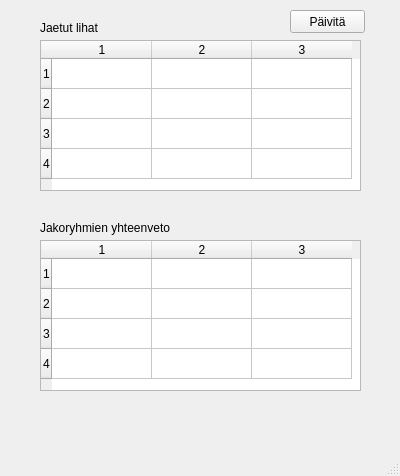
<?xml version="1.0" encoding="UTF-8"?>
<ui version="4.0">
 <class>MainWindow</class>
 <widget class="QMainWindow" name="MainWindow">
  <property name="geometry">
   <rect>
    <x>0</x>
    <y>0</y>
    <width>400</width>
    <height>476</height>
   </rect>
  </property>
  <property name="windowTitle">
   <string>MainWindow</string>
  </property>
  <widget class="QWidget" name="centralwidget">
   <widget class="QTableWidget" name="meatSharedTableWidget">
    <property name="geometry">
     <rect>
      <x>40</x>
      <y>40</y>
      <width>321</width>
      <height>151</height>
     </rect>
    </property>
    <property name="rowCount">
     <number>4</number>
    </property>
    <property name="columnCount">
     <number>3</number>
    </property>
    <row/>
    <row/>
    <row/>
    <row/>
    <column/>
    <column/>
    <column/>
   </widget>
   <widget class="QTableWidget" name="groupSummaryTableWidget">
    <property name="geometry">
     <rect>
      <x>40</x>
      <y>240</y>
      <width>321</width>
      <height>151</height>
     </rect>
    </property>
    <property name="rowCount">
     <number>4</number>
    </property>
    <property name="columnCount">
     <number>3</number>
    </property>
    <row/>
    <row/>
    <row/>
    <row/>
    <column/>
    <column/>
    <column/>
   </widget>
   <widget class="QLabel" name="meatSharedLabel">
    <property name="geometry">
     <rect>
      <x>40</x>
      <y>220</y>
      <width>131</width>
      <height>16</height>
     </rect>
    </property>
    <property name="text">
     <string>Jakoryhmien yhteenveto</string>
    </property>
   </widget>
   <widget class="QLabel" name="meatSharedLabel_2">
    <property name="geometry">
     <rect>
      <x>40</x>
      <y>20</y>
      <width>131</width>
      <height>16</height>
     </rect>
    </property>
    <property name="text">
     <string>Jaetut lihat</string>
    </property>
   </widget>
   <widget class="QPushButton" name="refreshPushButton">
    <property name="geometry">
     <rect>
      <x>290</x>
      <y>10</y>
      <width>75</width>
      <height>23</height>
     </rect>
    </property>
    <property name="text">
     <string>Päivitä</string>
    </property>
   </widget>
  </widget>
  <widget class="QMenuBar" name="menubar">
   <property name="geometry">
    <rect>
     <x>0</x>
     <y>0</y>
     <width>400</width>
     <height>21</height>
    </rect>
   </property>
  </widget>
  <widget class="QStatusBar" name="statusbar"/>
 </widget>
 <resources/>
 <connections/>
</ui>
